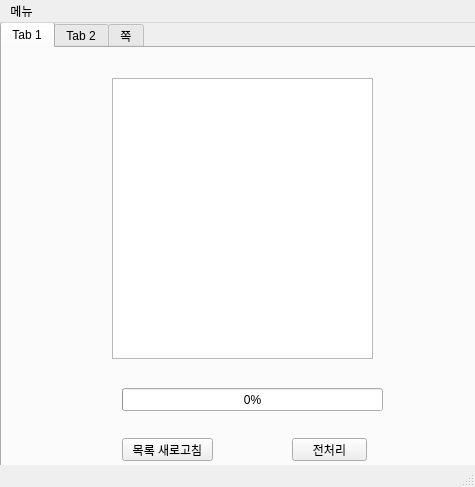
<?xml version="1.0" encoding="UTF-8"?>
<ui version="4.0">
 <class>MainWindow</class>
 <widget class="QMainWindow" name="MainWindow">
  <property name="geometry">
   <rect>
    <x>0</x>
    <y>0</y>
    <width>475</width>
    <height>487</height>
   </rect>
  </property>
  <property name="windowTitle">
   <string>MainWindow</string>
  </property>
  <widget class="QWidget" name="centralwidget">
   <widget class="QTabWidget" name="tabWidget">
    <property name="geometry">
     <rect>
      <x>0</x>
      <y>-1</y>
      <width>481</width>
      <height>451</height>
     </rect>
    </property>
    <property name="currentIndex">
     <number>0</number>
    </property>
    <widget class="QWidget" name="tab_1">
     <attribute name="title">
      <string>Tab 1</string>
     </attribute>
     <widget class="QProgressBar" name="progressbar_pre">
      <property name="geometry">
       <rect>
        <x>120</x>
        <y>340</y>
        <width>261</width>
        <height>23</height>
       </rect>
      </property>
      <property name="value">
       <number>0</number>
      </property>
      <property name="format">
       <string>%p%</string>
      </property>
     </widget>
     <widget class="QPushButton" name="btn_pre">
      <property name="geometry">
       <rect>
        <x>290</x>
        <y>390</y>
        <width>75</width>
        <height>23</height>
       </rect>
      </property>
      <property name="text">
       <string>전처리</string>
      </property>
     </widget>
     <widget class="QPlainTextEdit" name="preprocess_list">
      <property name="geometry">
       <rect>
        <x>110</x>
        <y>30</y>
        <width>261</width>
        <height>281</height>
       </rect>
      </property>
     </widget>
     <widget class="QPushButton" name="btn_get_data">
      <property name="geometry">
       <rect>
        <x>120</x>
        <y>390</y>
        <width>91</width>
        <height>23</height>
       </rect>
      </property>
      <property name="text">
       <string>목록 새로고침</string>
      </property>
     </widget>
    </widget>
    <widget class="QWidget" name="tab_2">
     <attribute name="title">
      <string>Tab 2</string>
     </attribute>
     <widget class="QPushButton" name="btn_model_1">
      <property name="geometry">
       <rect>
        <x>50</x>
        <y>110</y>
        <width>75</width>
        <height>23</height>
       </rect>
      </property>
      <property name="text">
       <string>SVC</string>
      </property>
     </widget>
     <widget class="QPushButton" name="btn_model_2">
      <property name="geometry">
       <rect>
        <x>50</x>
        <y>160</y>
        <width>75</width>
        <height>23</height>
       </rect>
      </property>
      <property name="text">
       <string>tree</string>
      </property>
     </widget>
     <widget class="QPushButton" name="btn_model_3">
      <property name="geometry">
       <rect>
        <x>50</x>
        <y>210</y>
        <width>75</width>
        <height>23</height>
       </rect>
      </property>
      <property name="text">
       <string>forest</string>
      </property>
     </widget>
     <widget class="QPushButton" name="btn_model_4">
      <property name="geometry">
       <rect>
        <x>50</x>
        <y>260</y>
        <width>75</width>
        <height>23</height>
       </rect>
      </property>
      <property name="text">
       <string>SGD</string>
      </property>
     </widget>
     <widget class="QPushButton" name="btn_model_5">
      <property name="geometry">
       <rect>
        <x>50</x>
        <y>310</y>
        <width>75</width>
        <height>23</height>
       </rect>
      </property>
      <property name="text">
       <string>logistic</string>
      </property>
     </widget>
     <widget class="QPlainTextEdit" name="Text_train">
      <property name="geometry">
       <rect>
        <x>170</x>
        <y>40</y>
        <width>251</width>
        <height>221</height>
       </rect>
      </property>
     </widget>
     <widget class="QProgressBar" name="progressbar_train">
      <property name="geometry">
       <rect>
        <x>180</x>
        <y>280</y>
        <width>251</width>
        <height>23</height>
       </rect>
      </property>
      <property name="value">
       <number>0</number>
      </property>
     </widget>
     <widget class="QPushButton" name="btn_train">
      <property name="geometry">
       <rect>
        <x>350</x>
        <y>340</y>
        <width>75</width>
        <height>23</height>
       </rect>
      </property>
      <property name="text">
       <string>학습</string>
      </property>
     </widget>
    </widget>
    <widget class="QWidget" name="tab_3">
     <attribute name="title">
      <string>쪽</string>
     </attribute>
     <widget class="QLabel" name="label">
      <property name="geometry">
       <rect>
        <x>30</x>
        <y>10</y>
        <width>400</width>
        <height>300</height>
       </rect>
      </property>
      <property name="text">
       <string>IMG</string>
      </property>
      <property name="alignment">
       <set>Qt::AlignCenter</set>
      </property>
     </widget>
     <widget class="QPushButton" name="video_stop">
      <property name="geometry">
       <rect>
        <x>360</x>
        <y>350</y>
        <width>75</width>
        <height>23</height>
       </rect>
      </property>
      <property name="text">
       <string>stop</string>
      </property>
     </widget>
     <widget class="QPushButton" name="video_start">
      <property name="geometry">
       <rect>
        <x>270</x>
        <y>350</y>
        <width>75</width>
        <height>23</height>
       </rect>
      </property>
      <property name="text">
       <string>start</string>
      </property>
     </widget>
     <widget class="QRadioButton" name="radio_cam_0">
      <property name="geometry">
       <rect>
        <x>40</x>
        <y>350</y>
        <width>90</width>
        <height>16</height>
       </rect>
      </property>
      <property name="text">
       <string>cam 0</string>
      </property>
     </widget>
     <widget class="QRadioButton" name="radio_cam_1">
      <property name="geometry">
       <rect>
        <x>40</x>
        <y>380</y>
        <width>90</width>
        <height>16</height>
       </rect>
      </property>
      <property name="text">
       <string>cam 1</string>
      </property>
     </widget>
     <widget class="QLabel" name="label_value">
      <property name="geometry">
       <rect>
        <x>180</x>
        <y>320</y>
        <width>101</width>
        <height>31</height>
       </rect>
      </property>
      <property name="text">
       <string>결과 : </string>
      </property>
     </widget>
    </widget>
   </widget>
  </widget>
  <widget class="QMenuBar" name="menubar">
   <property name="geometry">
    <rect>
     <x>0</x>
     <y>0</y>
     <width>475</width>
     <height>21</height>
    </rect>
   </property>
   <widget class="QMenu" name="menu">
    <property name="title">
     <string>메뉴</string>
    </property>
    <addaction name="actionabout_2"/>
   </widget>
   <addaction name="menu"/>
  </widget>
  <widget class="QStatusBar" name="statusbar"/>
  <action name="actionabout">
   <property name="text">
    <string>about</string>
   </property>
  </action>
  <action name="actionabout_2">
   <property name="text">
    <string>about</string>
   </property>
  </action>
 </widget>
 <resources/>
 <connections/>
</ui>
